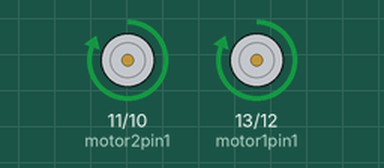
The sketch below on a simulated Arduino Uno, built with avr-gcc and run on an emulated ATmega328P. Parts: motor-driver pin pairs drawn as motors (green arrow = first pin HIGH = forward, orange = second pin HIGH = backward, longer = more drive).

Above: at 0.5 s.
Timing chart, 0 to 4.6 s (numbered marks = the images above):
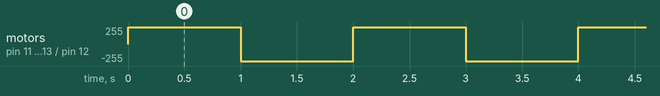

The sketch:

testing_motors.ino
```cpp
int motor1pin1 = 13;
int motor1pin2 = 12;

int motor2pin1 = 11;
int motor2pin2 = 10;

void setup() {
  // put your setup code here, to run once:
  pinMode(motor1pin1, OUTPUT);
  pinMode(motor1pin2, OUTPUT);
  pinMode(motor2pin1, OUTPUT);
  pinMode(motor2pin2, OUTPUT);
}

void loop() {
  // put your main code here, to run repeatedly:
  digitalWrite(motor1pin1, HIGH);
  digitalWrite(motor1pin2, LOW);

  digitalWrite(motor2pin1, HIGH);
  digitalWrite(motor2pin2, LOW);
  delay(1000);

  digitalWrite(motor1pin1, LOW);
  digitalWrite(motor1pin2, HIGH);

  digitalWrite(motor2pin1, LOW);
  digitalWrite(motor2pin2, HIGH);
  delay(1000);
}
```

Measured:
- by itself, motor on pin 11 (motor2pin1) / pin 10 (motor2pin2), motor on pin 13 (motor1pin1) / pin 12 (motor1pin2): alternates forward 255/255 for 1.0 s and backward 255/255 for 1.0 s
